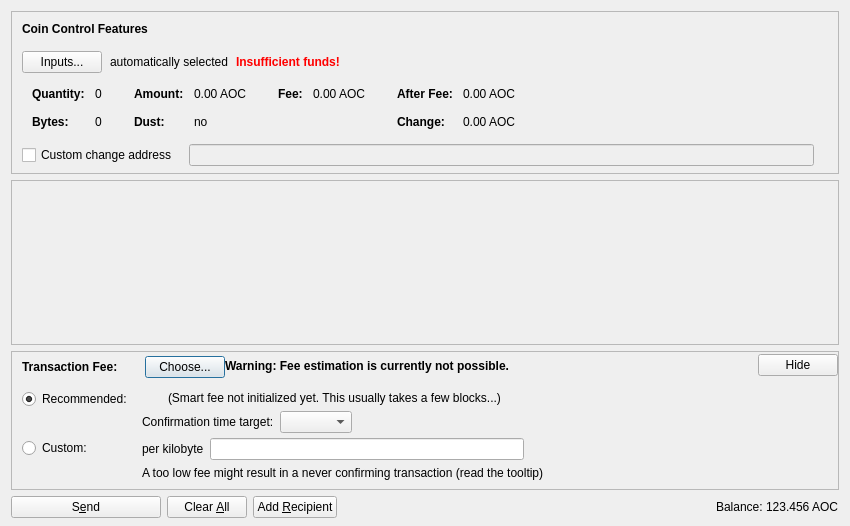
<?xml version="1.0" encoding="UTF-8"?>
<ui version="4.0">
 <class>SendCoinsDialog</class>
 <widget class="QDialog" name="SendCoinsDialog">
  <property name="geometry">
   <rect>
    <x>0</x>
    <y>0</y>
    <width>850</width>
    <height>526</height>
   </rect>
  </property>
  <property name="windowTitle">
   <string>Send Coins</string>
  </property>
  <layout class="QVBoxLayout" name="verticalLayout" stretch="0,1,0,0">
   <property name="bottomMargin">
    <number>8</number>
   </property>
   <item>
    <widget class="QFrame" name="frameCoinControl">
     <property name="sizePolicy">
      <sizepolicy hsizetype="Expanding" vsizetype="Expanding">
       <horstretch>0</horstretch>
       <verstretch>0</verstretch>
      </sizepolicy>
     </property>
     <property name="maximumSize">
      <size>
       <width>16777215</width>
       <height>16777215</height>
      </size>
     </property>
     <property name="frameShape">
      <enum>QFrame::StyledPanel</enum>
     </property>
     <property name="frameShadow">
      <enum>QFrame::Sunken</enum>
     </property>
     <layout class="QVBoxLayout" name="verticalLayoutCoinControl2">
      <property name="spacing">
       <number>0</number>
      </property>
      <property name="leftMargin">
       <number>0</number>
      </property>
      <property name="topMargin">
       <number>0</number>
      </property>
      <property name="rightMargin">
       <number>0</number>
      </property>
      <property name="bottomMargin">
       <number>6</number>
      </property>
      <item>
       <layout class="QVBoxLayout" name="verticalLayoutCoinControl" stretch="0,0,0,0,1">
        <property name="spacing">
         <number>0</number>
        </property>
        <property name="leftMargin">
         <number>10</number>
        </property>
        <property name="topMargin">
         <number>10</number>
        </property>
        <item>
         <layout class="QHBoxLayout" name="horizontalLayoutCoinControl1">
          <property name="bottomMargin">
           <number>15</number>
          </property>
          <item>
           <widget class="QLabel" name="labelCoinControlFeatures">
            <property name="sizePolicy">
             <sizepolicy hsizetype="Preferred" vsizetype="Maximum">
              <horstretch>0</horstretch>
              <verstretch>0</verstretch>
             </sizepolicy>
            </property>
            <property name="font">
             <font>
              <weight>75</weight>
              <bold>true</bold>
             </font>
            </property>
            <property name="styleSheet">
             <string notr="true">font-weight:bold;</string>
            </property>
            <property name="text">
             <string>Coin Control Features</string>
            </property>
           </widget>
          </item>
         </layout>
        </item>
        <item>
         <layout class="QHBoxLayout" name="horizontalLayoutCoinControl2" stretch="0,0,0,0">
          <property name="spacing">
           <number>8</number>
          </property>
          <property name="bottomMargin">
           <number>10</number>
          </property>
          <item>
           <widget class="QPushButton" name="pushButtonCoinControl">
            <property name="styleSheet">
             <string notr="true"/>
            </property>
            <property name="text">
             <string>Inputs...</string>
            </property>
            <property name="autoDefault">
             <bool>false</bool>
            </property>
           </widget>
          </item>
          <item>
           <widget class="QLabel" name="labelCoinControlAutomaticallySelected">
            <property name="text">
             <string>automatically selected</string>
            </property>
            <property name="margin">
             <number>5</number>
            </property>
           </widget>
          </item>
          <item>
           <widget class="QLabel" name="labelCoinControlInsuffFunds">
            <property name="font">
             <font>
              <weight>75</weight>
              <bold>true</bold>
             </font>
            </property>
            <property name="styleSheet">
             <string notr="true">color:red;font-weight:bold;</string>
            </property>
            <property name="text">
             <string>Insufficient funds!</string>
            </property>
            <property name="margin">
             <number>5</number>
            </property>
           </widget>
          </item>
          <item>
           <spacer name="horizontalSpacerCoinControl">
            <property name="orientation">
             <enum>Qt::Horizontal</enum>
            </property>
            <property name="sizeHint" stdset="0">
             <size>
              <width>40</width>
              <height>1</height>
             </size>
            </property>
           </spacer>
          </item>
         </layout>
        </item>
        <item>
         <widget class="QWidget" name="widgetCoinControl" native="true">
          <property name="sizePolicy">
           <sizepolicy hsizetype="Preferred" vsizetype="Preferred">
            <horstretch>0</horstretch>
            <verstretch>0</verstretch>
           </sizepolicy>
          </property>
          <property name="minimumSize">
           <size>
            <width>0</width>
            <height>0</height>
           </size>
          </property>
          <property name="styleSheet">
           <string notr="true"/>
          </property>
          <layout class="QHBoxLayout" name="horizontalLayoutCoinControl5">
           <property name="leftMargin">
            <number>0</number>
           </property>
           <property name="topMargin">
            <number>0</number>
           </property>
           <property name="rightMargin">
            <number>0</number>
           </property>
           <property name="bottomMargin">
            <number>0</number>
           </property>
           <item>
            <layout class="QHBoxLayout" name="horizontalLayoutCoinControl3" stretch="0,0,0,1">
             <property name="spacing">
              <number>20</number>
             </property>
             <property name="topMargin">
              <number>0</number>
             </property>
             <property name="bottomMargin">
              <number>10</number>
             </property>
             <item>
              <layout class="QFormLayout" name="formLayoutCoinControl1">
               <property name="horizontalSpacing">
                <number>10</number>
               </property>
               <property name="verticalSpacing">
                <number>14</number>
               </property>
               <property name="leftMargin">
                <number>10</number>
               </property>
               <property name="topMargin">
                <number>4</number>
               </property>
               <property name="rightMargin">
                <number>6</number>
               </property>
               <item row="0" column="0">
                <widget class="QLabel" name="labelCoinControlQuantityText">
                 <property name="font">
                  <font>
                   <weight>75</weight>
                   <bold>true</bold>
                  </font>
                 </property>
                 <property name="text">
                  <string>Quantity:</string>
                 </property>
                 <property name="margin">
                  <number>0</number>
                 </property>
                </widget>
               </item>
               <item row="0" column="1">
                <widget class="QLabel" name="labelCoinControlQuantity">
                 <property name="cursor">
                  <cursorShape>IBeamCursor</cursorShape>
                 </property>
                 <property name="contextMenuPolicy">
                  <enum>Qt::ActionsContextMenu</enum>
                 </property>
                 <property name="text">
                  <string notr="true">0</string>
                 </property>
                 <property name="margin">
                  <number>0</number>
                 </property>
                 <property name="textInteractionFlags">
                  <set>Qt::LinksAccessibleByMouse|Qt::TextSelectableByKeyboard|Qt::TextSelectableByMouse</set>
                 </property>
                </widget>
               </item>
               <item row="1" column="0">
                <widget class="QLabel" name="labelCoinControlBytesText">
                 <property name="font">
                  <font>
                   <weight>75</weight>
                   <bold>true</bold>
                  </font>
                 </property>
                 <property name="text">
                  <string>Bytes:</string>
                 </property>
                </widget>
               </item>
               <item row="1" column="1">
                <widget class="QLabel" name="labelCoinControlBytes">
                 <property name="cursor">
                  <cursorShape>IBeamCursor</cursorShape>
                 </property>
                 <property name="contextMenuPolicy">
                  <enum>Qt::ActionsContextMenu</enum>
                 </property>
                 <property name="text">
                  <string notr="true">0</string>
                 </property>
                 <property name="textInteractionFlags">
                  <set>Qt::LinksAccessibleByMouse|Qt::TextSelectableByKeyboard|Qt::TextSelectableByMouse</set>
                 </property>
                </widget>
               </item>
              </layout>
             </item>
             <item>
              <layout class="QFormLayout" name="formLayoutCoinControl2">
               <property name="horizontalSpacing">
                <number>10</number>
               </property>
               <property name="verticalSpacing">
                <number>14</number>
               </property>
               <property name="leftMargin">
                <number>6</number>
               </property>
               <property name="topMargin">
                <number>4</number>
               </property>
               <property name="rightMargin">
                <number>6</number>
               </property>
               <item row="0" column="0">
                <widget class="QLabel" name="labelCoinControlAmountText">
                 <property name="font">
                  <font>
                   <weight>75</weight>
                   <bold>true</bold>
                  </font>
                 </property>
                 <property name="text">
                  <string>Amount:</string>
                 </property>
                 <property name="margin">
                  <number>0</number>
                 </property>
                </widget>
               </item>
               <item row="0" column="1">
                <widget class="QLabel" name="labelCoinControlAmount">
                 <property name="cursor">
                  <cursorShape>IBeamCursor</cursorShape>
                 </property>
                 <property name="contextMenuPolicy">
                  <enum>Qt::ActionsContextMenu</enum>
                 </property>
                 <property name="text">
                  <string notr="true">0.00 AOC</string>
                 </property>
                 <property name="textInteractionFlags">
                  <set>Qt::LinksAccessibleByMouse|Qt::TextSelectableByKeyboard|Qt::TextSelectableByMouse</set>
                 </property>
                </widget>
               </item>
               <item row="1" column="0">
                <widget class="QLabel" name="labelCoinControlLowOutputText">
                 <property name="font">
                  <font>
                   <weight>75</weight>
                   <bold>true</bold>
                  </font>
                 </property>
                 <property name="text">
                  <string>Dust:</string>
                 </property>
                </widget>
               </item>
               <item row="1" column="1">
                <widget class="QLabel" name="labelCoinControlLowOutput">
                 <property name="cursor">
                  <cursorShape>IBeamCursor</cursorShape>
                 </property>
                 <property name="contextMenuPolicy">
                  <enum>Qt::ActionsContextMenu</enum>
                 </property>
                 <property name="text">
                  <string notr="true">no</string>
                 </property>
                 <property name="textInteractionFlags">
                  <set>Qt::LinksAccessibleByMouse|Qt::TextSelectableByKeyboard|Qt::TextSelectableByMouse</set>
                 </property>
                </widget>
               </item>
              </layout>
             </item>
             <item>
              <layout class="QFormLayout" name="formLayoutCoinControl3">
               <property name="horizontalSpacing">
                <number>10</number>
               </property>
               <property name="verticalSpacing">
                <number>14</number>
               </property>
               <property name="leftMargin">
                <number>6</number>
               </property>
               <property name="topMargin">
                <number>4</number>
               </property>
               <property name="rightMargin">
                <number>6</number>
               </property>
               <item row="0" column="0">
                <widget class="QLabel" name="labelCoinControlFeeText">
                 <property name="font">
                  <font>
                   <weight>75</weight>
                   <bold>true</bold>
                  </font>
                 </property>
                 <property name="text">
                  <string>Fee:</string>
                 </property>
                 <property name="margin">
                  <number>0</number>
                 </property>
                </widget>
               </item>
               <item row="0" column="1">
                <widget class="QLabel" name="labelCoinControlFee">
                 <property name="cursor">
                  <cursorShape>IBeamCursor</cursorShape>
                 </property>
                 <property name="contextMenuPolicy">
                  <enum>Qt::ActionsContextMenu</enum>
                 </property>
                 <property name="text">
                  <string notr="true">0.00 AOC</string>
                 </property>
                 <property name="textInteractionFlags">
                  <set>Qt::LinksAccessibleByMouse|Qt::TextSelectableByKeyboard|Qt::TextSelectableByMouse</set>
                 </property>
                </widget>
               </item>
              </layout>
             </item>
             <item>
              <layout class="QFormLayout" name="formLayoutCoinControl4">
               <property name="horizontalSpacing">
                <number>10</number>
               </property>
               <property name="verticalSpacing">
                <number>14</number>
               </property>
               <property name="leftMargin">
                <number>6</number>
               </property>
               <property name="topMargin">
                <number>4</number>
               </property>
               <property name="rightMargin">
                <number>6</number>
               </property>
               <item row="0" column="0">
                <widget class="QLabel" name="labelCoinControlAfterFeeText">
                 <property name="font">
                  <font>
                   <weight>75</weight>
                   <bold>true</bold>
                  </font>
                 </property>
                 <property name="text">
                  <string>After Fee:</string>
                 </property>
                 <property name="margin">
                  <number>0</number>
                 </property>
                </widget>
               </item>
               <item row="0" column="1">
                <widget class="QLabel" name="labelCoinControlAfterFee">
                 <property name="cursor">
                  <cursorShape>IBeamCursor</cursorShape>
                 </property>
                 <property name="contextMenuPolicy">
                  <enum>Qt::ActionsContextMenu</enum>
                 </property>
                 <property name="text">
                  <string notr="true">0.00 AOC</string>
                 </property>
                 <property name="textInteractionFlags">
                  <set>Qt::LinksAccessibleByMouse|Qt::TextSelectableByKeyboard|Qt::TextSelectableByMouse</set>
                 </property>
                </widget>
               </item>
               <item row="1" column="0">
                <widget class="QLabel" name="labelCoinControlChangeText">
                 <property name="font">
                  <font>
                   <weight>75</weight>
                   <bold>true</bold>
                  </font>
                 </property>
                 <property name="text">
                  <string>Change:</string>
                 </property>
                </widget>
               </item>
               <item row="1" column="1">
                <widget class="QLabel" name="labelCoinControlChange">
                 <property name="cursor">
                  <cursorShape>IBeamCursor</cursorShape>
                 </property>
                 <property name="contextMenuPolicy">
                  <enum>Qt::ActionsContextMenu</enum>
                 </property>
                 <property name="text">
                  <string notr="true">0.00 AOC</string>
                 </property>
                 <property name="textInteractionFlags">
                  <set>Qt::LinksAccessibleByMouse|Qt::TextSelectableByKeyboard|Qt::TextSelectableByMouse</set>
                 </property>
                </widget>
               </item>
              </layout>
             </item>
            </layout>
           </item>
          </layout>
         </widget>
        </item>
        <item>
         <layout class="QHBoxLayout" name="horizontalLayoutCoinControl4" stretch="0,0,0">
          <property name="spacing">
           <number>12</number>
          </property>
          <property name="sizeConstraint">
           <enum>QLayout::SetDefaultConstraint</enum>
          </property>
          <property name="topMargin">
           <number>5</number>
          </property>
          <property name="rightMargin">
           <number>5</number>
          </property>
          <item>
           <widget class="QCheckBox" name="checkBoxCoinControlChange">
            <property name="toolTip">
             <string>If this is activated, but the change address is empty or invalid, change will be sent to a newly generated address.</string>
            </property>
            <property name="text">
             <string>Custom change address</string>
            </property>
           </widget>
          </item>
          <item>
           <widget class="QValidatedLineEdit" name="lineEditCoinControlChange">
            <property name="enabled">
             <bool>false</bool>
            </property>
            <property name="sizePolicy">
             <sizepolicy hsizetype="Expanding" vsizetype="Fixed">
              <horstretch>0</horstretch>
              <verstretch>0</verstretch>
             </sizepolicy>
            </property>
           </widget>
          </item>
          <item>
           <widget class="QLabel" name="labelCoinControlChangeLabel">
            <property name="sizePolicy">
             <sizepolicy hsizetype="Preferred" vsizetype="Expanding">
              <horstretch>0</horstretch>
              <verstretch>0</verstretch>
             </sizepolicy>
            </property>
            <property name="minimumSize">
             <size>
              <width>0</width>
              <height>0</height>
             </size>
            </property>
            <property name="text">
             <string/>
            </property>
            <property name="margin">
             <number>3</number>
            </property>
           </widget>
          </item>
         </layout>
        </item>
        <item>
         <spacer name="verticalSpacerCoinControl">
          <property name="orientation">
           <enum>Qt::Vertical</enum>
          </property>
          <property name="sizeHint" stdset="0">
           <size>
            <width>800</width>
            <height>1</height>
           </size>
          </property>
         </spacer>
        </item>
       </layout>
      </item>
     </layout>
    </widget>
   </item>
   <item>
    <widget class="QScrollArea" name="scrollArea">
     <property name="widgetResizable">
      <bool>true</bool>
     </property>
     <widget class="QWidget" name="scrollAreaWidgetContents">
      <property name="geometry">
       <rect>
        <x>0</x>
        <y>0</y>
        <width>830</width>
        <height>104</height>
       </rect>
      </property>
      <layout class="QVBoxLayout" name="verticalLayout_2" stretch="0,1">
       <property name="leftMargin">
        <number>0</number>
       </property>
       <property name="topMargin">
        <number>0</number>
       </property>
       <property name="rightMargin">
        <number>0</number>
       </property>
       <property name="bottomMargin">
        <number>0</number>
       </property>
       <item>
        <layout class="QVBoxLayout" name="entries">
         <property name="spacing">
          <number>6</number>
         </property>
        </layout>
       </item>
       <item>
        <spacer name="verticalSpacer">
         <property name="orientation">
          <enum>Qt::Vertical</enum>
         </property>
         <property name="sizeHint" stdset="0">
          <size>
           <width>20</width>
           <height>40</height>
          </size>
         </property>
        </spacer>
       </item>
      </layout>
     </widget>
    </widget>
   </item>
   <item>
    <widget class="QFrame" name="frameFee">
     <property name="sizePolicy">
      <sizepolicy hsizetype="Expanding" vsizetype="Expanding">
       <horstretch>0</horstretch>
       <verstretch>0</verstretch>
      </sizepolicy>
     </property>
     <property name="maximumSize">
      <size>
       <width>16777215</width>
       <height>16777215</height>
      </size>
     </property>
     <property name="frameShape">
      <enum>QFrame::StyledPanel</enum>
     </property>
     <property name="frameShadow">
      <enum>QFrame::Sunken</enum>
     </property>
     <layout class="QVBoxLayout" name="verticalLayoutFee1">
      <property name="spacing">
       <number>0</number>
      </property>
      <property name="leftMargin">
       <number>0</number>
      </property>
      <property name="topMargin">
       <number>0</number>
      </property>
      <property name="rightMargin">
       <number>0</number>
      </property>
      <property name="bottomMargin">
       <number>0</number>
      </property>
      <item>
       <layout class="QVBoxLayout" name="verticalLayoutFee2" stretch="0,0,0">
        <property name="spacing">
         <number>0</number>
        </property>
        <property name="leftMargin">
         <number>10</number>
        </property>
        <property name="topMargin">
         <number>0</number>
        </property>
        <item>
         <layout class="QHBoxLayout" name="horizontalLayoutFee1">
          <property name="bottomMargin">
           <number>0</number>
          </property>
          <item>
           <layout class="QVBoxLayout" name="verticalLayoutFee7">
            <property name="spacing">
             <number>0</number>
            </property>
            <item>
             <spacer name="verticalSpacerSmartFee">
              <property name="orientation">
               <enum>Qt::Vertical</enum>
              </property>
              <property name="sizeType">
               <enum>QSizePolicy::Fixed</enum>
              </property>
              <property name="sizeHint" stdset="0">
               <size>
                <width>1</width>
                <height>4</height>
               </size>
              </property>
             </spacer>
            </item>
            <item>
             <layout class="QHBoxLayout" name="horizontalLayoutSmartFee">
              <property name="spacing">
               <number>10</number>
              </property>
              <item>
               <widget class="QLabel" name="labelFeeHeadline">
                <property name="sizePolicy">
                 <sizepolicy hsizetype="Preferred" vsizetype="Maximum">
                  <horstretch>0</horstretch>
                  <verstretch>0</verstretch>
                 </sizepolicy>
                </property>
                <property name="font">
                 <font>
                  <weight>75</weight>
                  <bold>true</bold>
                 </font>
                </property>
                <property name="styleSheet">
                 <string notr="true">font-weight:bold;</string>
                </property>
                <property name="text">
                 <string>Transaction Fee:</string>
                </property>
               </widget>
              </item>
              <item>
               <widget class="QLabel" name="labelFeeMinimized">
                <property name="text">
                 <string/>
                </property>
               </widget>
              </item>
              <item>
               <widget class="QPushButton" name="buttonChooseFee">
                <property name="text">
                 <string>Choose...</string>
                </property>
               </widget>
              </item>
             </layout>
            </item>
            <item>
             <spacer name="verticalSpacer_5">
              <property name="orientation">
               <enum>Qt::Vertical</enum>
              </property>
              <property name="sizeHint" stdset="0">
               <size>
                <width>1</width>
                <height>1</height>
               </size>
              </property>
             </spacer>
            </item>
           </layout>
          </item>
          <item>
           <widget class="QLabel" name="fallbackFeeWarningLabel">
            <property name="toolTip">
             <string>Using the fallbackfee can result in sending a transaction that will take several hours or days (or never) to confirm. Consider choosing your fee manually or wait until you have validated the complete chain.</string>
            </property>
            <property name="font">
            <font>
                <weight>75</weight>
                <bold>true</bold>
            </font>
            </property>
            <property name="text">
             <string>Warning: Fee estimation is currently not possible.</string>
            </property>
            <property name="wordWrap">
             <bool>false</bool>
            </property>
           </widget>
          </item>
          <item>
           <spacer name="horizontalSpacer_4">
            <property name="orientation">
             <enum>Qt::Horizontal</enum>
            </property>
            <property name="sizeType">
             <enum>QSizePolicy::MinimumExpanding</enum>
            </property>
            <property name="sizeHint" stdset="0">
             <size>
              <width>40</width>
              <height>20</height>
             </size>
            </property>
           </spacer>
          </item>
          <item>
           <widget class="QPushButton" name="buttonMinimizeFee">
            <property name="toolTip">
             <string>collapse fee-settings</string>
            </property>
            <property name="text">
             <string>Hide</string>
            </property>
           </widget>
          </item>
         </layout>
        </item>
        <item>
         <widget class="QFrame" name="frameFeeSelection">
          <layout class="QVBoxLayout" name="verticalLayoutFee12">
           <property name="spacing">
            <number>0</number>
           </property>
           <property name="leftMargin">
            <number>0</number>
           </property>
           <property name="topMargin">
            <number>0</number>
           </property>
           <property name="rightMargin">
            <number>0</number>
           </property>
           <property name="bottomMargin">
            <number>0</number>
           </property>
           <item>
            <layout class="QGridLayout" name="gridLayoutFee">
             <property name="topMargin">
              <number>10</number>
             </property>
             <property name="bottomMargin">
              <number>4</number>
             </property>
             <property name="horizontalSpacing">
              <number>10</number>
             </property>
             <property name="verticalSpacing">
              <number>4</number>
             </property>
             <item row="1" column="1">
              <layout class="QVBoxLayout" name="verticalLayoutFee8">
               <property name="spacing">
                <number>6</number>
               </property>
               <item>
                <layout class="QHBoxLayout" name="horizontalLayoutFee13">
                 <item>
                  <widget class="QLabel" name="labelCustomPerKilobyte">
                   <property name="toolTip">
                    <string>Specify a custom fee per kB (1,000 bytes) of the transaction's virtual size.

Note:  Since the fee is calculated on a per-byte basis, a fee of "100 satoshis per kB" for a transaction size of 500 bytes (half of 1 kB) would ultimately yield a fee of only 50 satoshis.</string>
                   </property>
                   <property name="text">
                    <string>per kilobyte</string>
                   </property>
                  </widget>
                 </item>
                 <item>
                  <widget class="BitcoinAmountField" name="customFee"/>
                 </item>
                 <item>
                  <spacer name="horizontalSpacer_6">
                   <property name="orientation">
                    <enum>Qt::Horizontal</enum>
                   </property>
                   <property name="sizeHint" stdset="0">
                    <size>
                     <width>1</width>
                     <height>1</height>
                    </size>
                   </property>
                  </spacer>
                 </item>
                </layout>
               </item>
               <item>
                <layout class="QHBoxLayout" name="horizontalLayoutFee8">
                 <item>
                  <widget class="QLabel" name="labelCustomFeeWarning">
                   <property name="enabled">
                    <bool>true</bool>
                   </property>
                   <property name="toolTip">
                    <string>When there is less transaction volume than space in the blocks, miners as well as relaying nodes may enforce a minimum fee. Paying only this minimum fee is just fine, but be aware that this can result in a never confirming transaction once there is more demand for aocoin transactions than the network can process.</string>
                   </property>
                   <property name="text">
                    <string>A too low fee might result in a never confirming transaction (read the tooltip)</string>
                   </property>
                  </widget>
                 </item>
                 <item>
                  <spacer name="horizontalSpacer_2">
                   <property name="orientation">
                    <enum>Qt::Horizontal</enum>
                   </property>
                   <property name="sizeHint" stdset="0">
                    <size>
                     <width>1</width>
                     <height>1</height>
                    </size>
                   </property>
                  </spacer>
                 </item>
                </layout>
               </item>
              </layout>
             </item>
             <item row="0" column="0">
              <layout class="QVBoxLayout" name="verticalLayoutFee4" stretch="0,1">
               <item>
                <widget class="QRadioButton" name="radioSmartFee">
                 <property name="text">
                  <string>Recommended:</string>
                 </property>
                 <property name="checked">
                  <bool>true</bool>
                 </property>
                 <attribute name="buttonGroup">
                  <string notr="true">groupFee</string>
                 </attribute>
                </widget>
               </item>
               <item>
                <spacer name="verticalSpacer_2">
                 <property name="orientation">
                  <enum>Qt::Vertical</enum>
                 </property>
                 <property name="sizeHint" stdset="0">
                  <size>
                   <width>1</width>
                   <height>1</height>
                  </size>
                 </property>
                </spacer>
               </item>
              </layout>
             </item>
             <item row="1" column="0">
              <layout class="QVBoxLayout" name="verticalLayoutFee9" stretch="0,1">
               <item>
                <widget class="QRadioButton" name="radioCustomFee">
                 <property name="text">
                  <string>Custom:</string>
                 </property>
                 <attribute name="buttonGroup">
                  <string notr="true">groupFee</string>
                 </attribute>
                </widget>
               </item>
               <item>
                <spacer name="verticalSpacer_6">
                 <property name="orientation">
                  <enum>Qt::Vertical</enum>
                 </property>
                 <property name="sizeHint" stdset="0">
                  <size>
                   <width>1</width>
                   <height>1</height>
                  </size>
                 </property>
                </spacer>
               </item>
              </layout>
             </item>
             <item row="0" column="1">
              <layout class="QVBoxLayout" name="verticalLayoutFee3" stretch="0,0,1">
               <property name="spacing">
                <number>6</number>
               </property>
               <property name="topMargin">
                <number>2</number>
               </property>
               <item>
                <layout class="QHBoxLayout" name="horizontalLayoutFee12">
                 <item>
                  <widget class="QLabel" name="labelSmartFee">
                   <property name="text">
                    <string/>
                   </property>
                  </widget>
                 </item>
                 <item>
                  <widget class="QLabel" name="labelFeeEstimation">
                   <property name="text">
                    <string/>
                   </property>
                  </widget>
                 </item>
                 <item>
                  <widget class="QLabel" name="labelSmartFee2">
                   <property name="text">
                    <string>(Smart fee not initialized yet. This usually takes a few blocks...)</string>
                   </property>
                  </widget>
                 </item>
                 <item>
                  <spacer name="horizontalSpacer_5">
                   <property name="orientation">
                    <enum>Qt::Horizontal</enum>
                   </property>
                   <property name="sizeHint" stdset="0">
                    <size>
                     <width>1</width>
                     <height>1</height>
                    </size>
                   </property>
                  </spacer>
                 </item>
                </layout>
               </item>
               <item>
                <layout class="QHBoxLayout" name="horizontalLayoutFee9">
                 <item>
                  <layout class="QVBoxLayout" name="verticalLayoutFee6">
                   <item>
                    <widget class="QLabel" name="labelSmartFee3">
                     <property name="text">
                      <string>Confirmation time target:</string>
                     </property>
                    </widget>
                   </item>
                  </layout>
                 </item>
                 <item>
                  <layout class="QVBoxLayout" name="verticalLayoutFee5">
                   <property name="rightMargin">
                    <number>30</number>
                   </property>
                   <item>
                    <layout class="QHBoxLayout" name="horizontalLayoutConfTarget">
                     <property name="bottomMargin">
                      <number>0</number>
                     </property>
                     <item>
                      <widget class="QComboBox" name="confTargetSelector"/>
                     </item>
                     <item>
                      <spacer name="horizontalSpacerConfTarget">
                       <property name="orientation">
                        <enum>Qt::Horizontal</enum>
                       </property>
                       <property name="sizeHint" stdset="0">
                        <size>
                         <width>40</width>
                         <height>20</height>
                        </size>
                       </property>
                      </spacer>
                     </item>
                    </layout>
                   </item>
                  </layout>
                 </item>
                </layout>
               </item>
               <item>
                <spacer name="verticalSpacer_4">
                 <property name="orientation">
                  <enum>Qt::Vertical</enum>
                 </property>
                 <property name="sizeHint" stdset="0">
                  <size>
                   <width>1</width>
                   <height>1</height>
                  </size>
                 </property>
                </spacer>
               </item>
              </layout>
             </item>
            </layout>
           </item>
          </layout>
         </widget>
        </item>
        <item>
         <spacer name="verticalSpacerFee">
          <property name="orientation">
           <enum>Qt::Vertical</enum>
          </property>
          <property name="sizeHint" stdset="0">
           <size>
            <width>40</width>
            <height>5</height>
           </size>
          </property>
         </spacer>
        </item>
       </layout>
      </item>
     </layout>
    </widget>
   </item>
   <item>
    <layout class="QHBoxLayout" name="horizontalLayout">
     <item>
      <widget class="QPushButton" name="sendButton">
       <property name="minimumSize">
        <size>
         <width>150</width>
         <height>0</height>
        </size>
       </property>
       <property name="toolTip">
        <string>Confirm the send action</string>
       </property>
       <property name="text">
        <string>S&amp;end</string>
       </property>
       <property name="icon">
        <iconset resource="../bitcoin.qrc">
         <normaloff>:/icons/send</normaloff>:/icons/send</iconset>
       </property>
       <property name="autoDefault">
        <bool>false</bool>
       </property>
       <property name="default">
        <bool>false</bool>
       </property>
      </widget>
     </item>
     <item>
      <widget class="QPushButton" name="clearButton">
       <property name="sizePolicy">
        <sizepolicy hsizetype="Minimum" vsizetype="Fixed">
         <horstretch>0</horstretch>
         <verstretch>0</verstretch>
        </sizepolicy>
       </property>
       <property name="toolTip">
        <string>Clear all fields of the form.</string>
       </property>
       <property name="text">
        <string>Clear &amp;All</string>
       </property>
       <property name="icon">
        <iconset resource="../bitcoin.qrc">
         <normaloff>:/icons/remove</normaloff>:/icons/remove</iconset>
       </property>
       <property name="autoDefault">
        <bool>false</bool>
       </property>
      </widget>
     </item>
     <item>
      <widget class="QPushButton" name="addButton">
       <property name="toolTip">
        <string>Send to multiple recipients at once</string>
       </property>
       <property name="text">
        <string>Add &amp;Recipient</string>
       </property>
       <property name="icon">
        <iconset resource="../bitcoin.qrc">
         <normaloff>:/icons/add</normaloff>:/icons/add</iconset>
       </property>
       <property name="autoDefault">
        <bool>false</bool>
       </property>
      </widget>
     </item>
     <item>
      <spacer name="horizontalSpacer">
       <property name="orientation">
        <enum>Qt::Horizontal</enum>
       </property>
       <property name="sizeHint" stdset="0">
        <size>
         <width>40</width>
         <height>20</height>
        </size>
       </property>
      </spacer>
     </item>
     <item>
      <layout class="QHBoxLayout" name="horizontalLayout_2">
       <property name="spacing">
        <number>3</number>
       </property>
       <item>
        <widget class="QLabel" name="label">
         <property name="sizePolicy">
          <sizepolicy hsizetype="Preferred" vsizetype="Fixed">
           <horstretch>0</horstretch>
           <verstretch>0</verstretch>
          </sizepolicy>
         </property>
         <property name="text">
          <string>Balance:</string>
         </property>
        </widget>
       </item>
       <item>
        <widget class="QLabel" name="labelBalance">
         <property name="sizePolicy">
          <sizepolicy hsizetype="Preferred" vsizetype="Fixed">
           <horstretch>0</horstretch>
           <verstretch>0</verstretch>
          </sizepolicy>
         </property>
         <property name="cursor">
          <cursorShape>IBeamCursor</cursorShape>
         </property>
         <property name="text">
          <string notr="true">123.456 AOC</string>
         </property>
         <property name="textInteractionFlags">
          <set>Qt::LinksAccessibleByMouse|Qt::TextSelectableByKeyboard|Qt::TextSelectableByMouse</set>
         </property>
        </widget>
       </item>
      </layout>
     </item>
    </layout>
   </item>
  </layout>
 </widget>
 <customwidgets>
  <customwidget>
   <class>QValidatedLineEdit</class>
   <extends>QLineEdit</extends>
   <header>qt/qvalidatedlineedit.h</header>
  </customwidget>
  <customwidget>
   <class>BitcoinAmountField</class>
   <extends>QLineEdit</extends>
   <header>qt/bitcoinamountfield.h</header>
   <container>1</container>
  </customwidget>
 </customwidgets>
 <resources>
  <include location="../bitcoin.qrc"/>
 </resources>
 <connections/>
 <buttongroups>
  <buttongroup name="groupFee"/>
 </buttongroups>
</ui>
